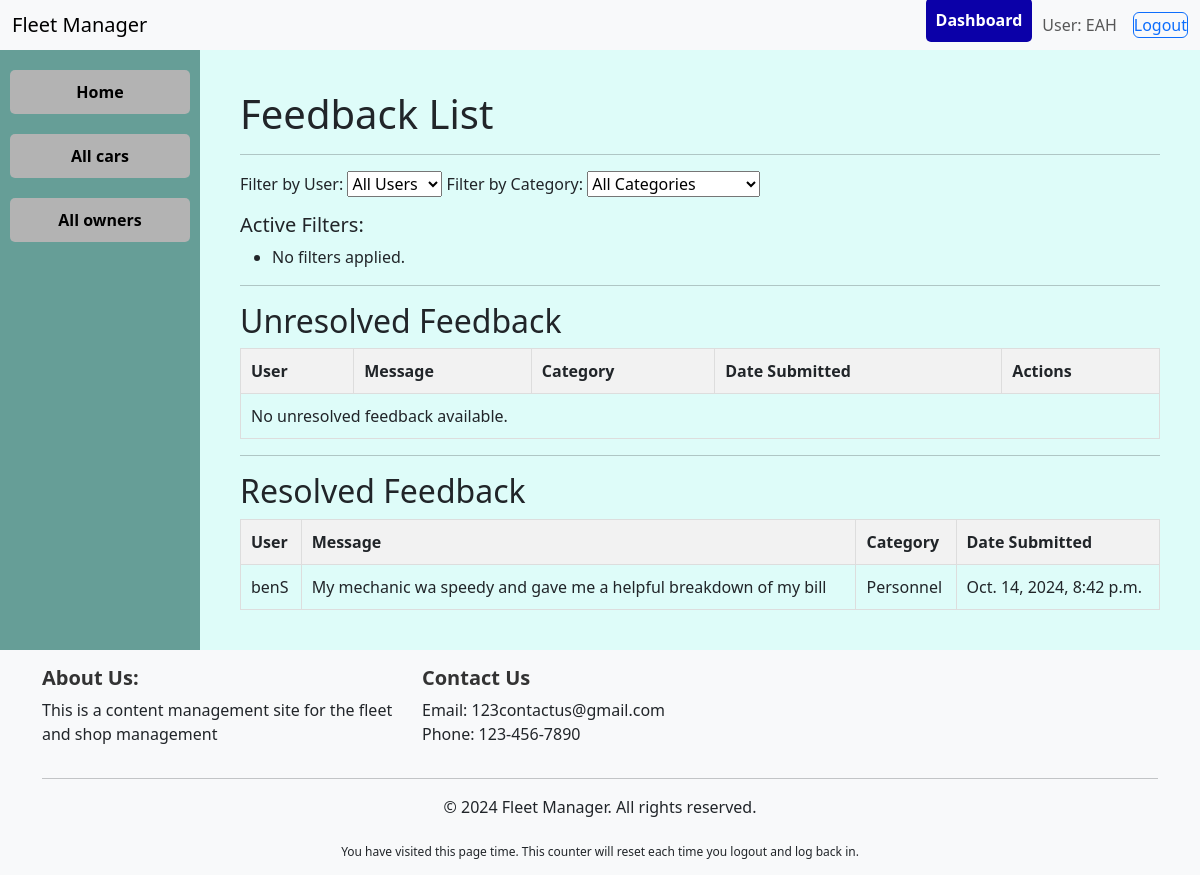
Page /catalog/admin/feedback/ (signed in) on the earlier database version.
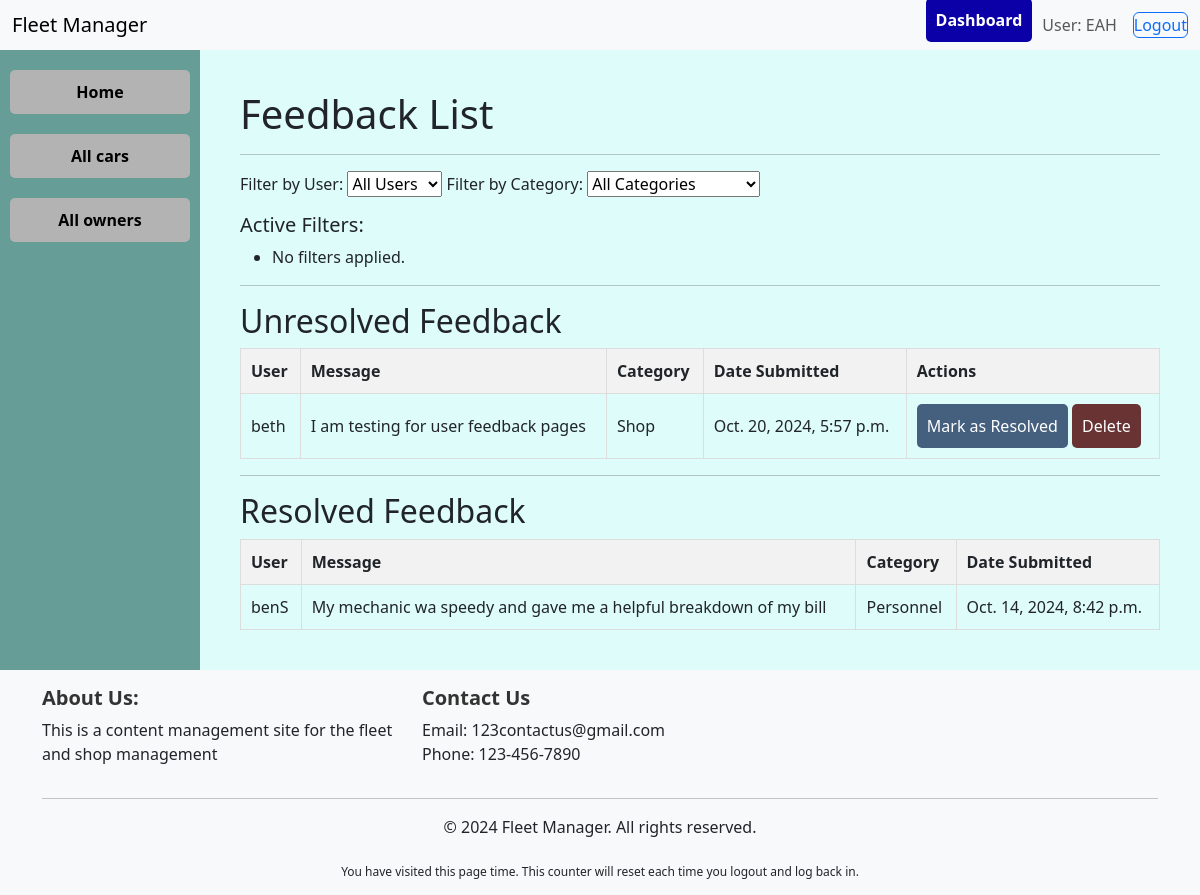
Same page on the later database version.
### catalog/models.py (models this page shows, shortened)
class Feedback(models.Model):
    CATEGORY_CHOICES = [
        ('site', 'Site Feedback'),
        ('personnel', 'Personnel Feedback'),
        ('shop', 'Shop Feedback'),
        ('general', 'General Feedback'),
    ]
    user = models.ForeignKey(User, on_delete=models.SET_NULL, null=True, blank=True)
    content = models.TextField(
        help_text="Enter your feedback or comments here."
    )
    category = models.CharField(
        max_length=10,
        choices=CATEGORY_CHOICES,
        default='general',
        help_text="Select the category that best describes your feedback.")
    created_at = models.DateTimeField(auto_now_add=True)
    resolved = models.BooleanField(default=False)

### catalog/views.py (the view)
# urls.py: path('admin/feedback/', feedback_list_view, name='feedback_list'),
@login_required
@user_passes_test(lambda user: user.groups.filter(name='Admin').exists())
def feedback_list_view(request):
    users = User.objects.all()
    categories = Feedback.CATEGORY_CHOICES
    selected_user = request.GET.get('user', None)
    selected_category = request.GET.get('category', None)
    feedback_queryset = Feedback.objects.all()
    if selected_user:
        try:
            selected_user = int(selected_user)
            feedback_queryset = feedback_queryset.filter(user_id=selected_user)
        except ValueError:
            selected_user = None
    if selected_category:
        feedback_queryset = feedback_queryset.filter(category=selected_category)
    unresolved_feedback = feedback_queryset.filter(resolved=False)
    resolved_feedback = feedback_queryset.filter(resolved=True)
    context = {
        'unresolved_feedback': unresolved_feedback,
        'resolved_feedback': resolved_feedback,
        'users': users,
        'categories': categories,
        'selected_user': selected_user,
        'selected_category': selected_category,
    }
    return render(request, 'page_management/feedback_list.html', context)

### catalog/context_processors.py (called while the page is built)
def footer_content(request):
    try:
        footer_content = FooterContent.objects.first()  # Get the first (and only) footer content
    except FooterContent.DoesNotExist:
        footer_content = None  # Handle the case where no FooterContent exists
    return {
        'footer_content': footer_content
    }

### catalog/templates/page_management/feedback_list.html (shortened to what this page needs)
{% extends "base_generic.html" %}
{% load my_filters %}
{% block content %}
    <h1>Feedback List</h1>
    <hr>
    <form method="GET">
        <label for="user">Filter by User:</label>
        <select name="user" id="user" onchange="this.form.submit()">
            <option value="">All Users</option>
        </select>
        <label for="category">Filter by Category:</label>
        <select name="category" id="category" onchange="this.form.submit()">
            <option value="">All Categories</option>
        </select>
    </form>
    <div>
        <h5>Active Filters:</h5>
        <ul>
            {% if not selected_user and not selected_category %}
                <li>No filters applied.</li>
            {% endif %}
        </ul>
    </div>
    <hr>
    <h2>Unresolved Feedback</h2>
    <table>
        <thead>
            <tr>
                <th>User</th>
                <th>Message</th>
                <th>Category</th>
                <th>Date Submitted</th>
                <th>Actions</th>
            </tr>
        </thead>
        <tbody>
            {% for feedback in unresolved_feedback %}
                <tr>
                    <td>{{ feedback.user.username }}</td>
                    <td>{{ feedback.content }}</td>
                    <td>{{ feedback.category|capfirst }}</td>
                    <td>{{ feedback.created_at }}</td>
                    <td>
                        <form action="{% url 'resolve_feedback' feedback.id %}" method="post" style="display:inline;">
                            <button type="submit" class="dashboard_button">Mark as Resolved</button>
                        </form>
                        <form action="{% url 'delete_feedback' feedback.id %}" method="POST" style="display:inline;">
                            <button type="submit" class="dashboard_button_delete">Delete</button>
                        </form>
                    </td>
                </tr>
            {% empty %}
                <tr>
                    <td colspan="5">No unresolved feedback available.</td>
                </tr>
            {% endfor %}
        </tbody>
    </table>
    <hr>
    <h2>Resolved Feedback</h2>
    <table>
        <thead>
            <tr>
                <th>User</th>
                <th>Message</th>
                <th>Category</th>
                <th>Date Submitted</th>
            </tr>
        </thead>
        <tbody>
            {% for feedback in resolved_feedback %}
                <tr>
                    <td>{{ feedback.user.username }}</td>
                    <td>{{ feedback.content }}</td>
                    <td>{{ feedback.category|capfirst }}</td>
                    <td>{{ feedback.created_at }}</td>
                </tr>
            {% empty %}
                <tr>
                    <td colspan="4">No resolved feedback available.</td>
                </tr>
            {% endfor %}
        </tbody>
    </table>
{% endblock %}

Differences in the rows shown:
added Feedback: user.username "beth", content "I am testing for user feedback pages", category "Shop", created_at "Oct. 20, 2024, 5:57 p.m.", shown under "Unresolved Feedback"
Other differences:
text no longer shown: "No unresolved feedback available."
